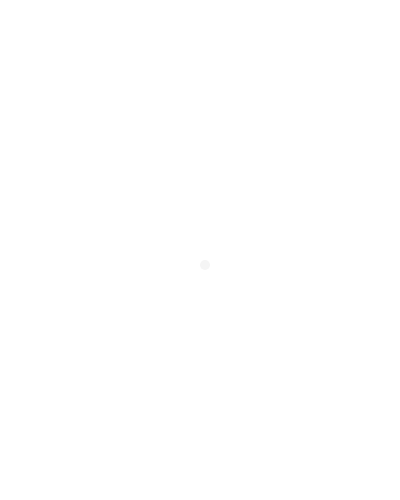
Frame 1 (no input)
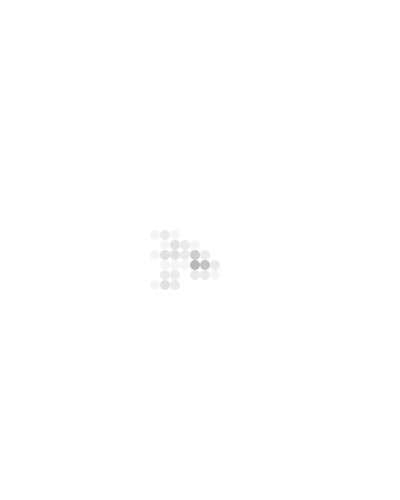
Frame 60 (no input)
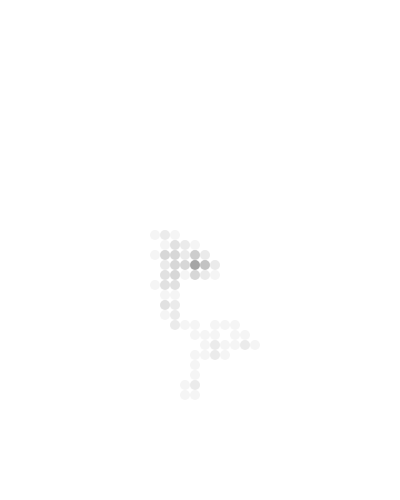
Frame 120 (the mouse pressed at the canvas centre since frame 60)

The p5.js sketch that drew these frames (run headless with seeded random() and noise() and a simulated clock; from frame 60 on, the mouse is pressed at the canvas centre):

// p5.js sketch
// ── sketch.js
let x, y, grid, rows, cols;
let step = 10;

function setup() {
  createCanvas(400, 500);
  background(255);
  rows = height / step;
  cols = width / step;
  x = floor(cols/2);
  y = floor(rows/2);
  grid = array2d(cols, rows);
}

function draw() {
  background(255);
  
  // update
  let flip = floor(random(4));
  if (flip === 0) {
    x = (x + cols + 1) % cols;
  } else if (flip === 1) {
    x = (x + cols - 1) % cols;
  } else if (flip === 2) {
    y = (y + rows + 1) % rows;
  } else if (flip === 3) {
    y = (y + rows - 1) % rows;
  }
  grid[x][y] += step;
  
  // draw
  noStroke();
  for (let i = 0; i < grid.length; i++) {
    for (let j = 0; j < grid[i].length; j++) {
      fill(255-grid[i][j]);
      circle(i*step+step/2,j*step+step/2,step);
    }
  }
}

function array2d(cols, rows, val=0) {
  let arr = new Array(cols);
  for (let i = 0; i < arr.length; i++) {
    arr[i] = new Array(rows);
    for (let j = 0; j < arr[i].length; j++) {
      arr[i][j] = val;
    }
  }
  return arr;
}
